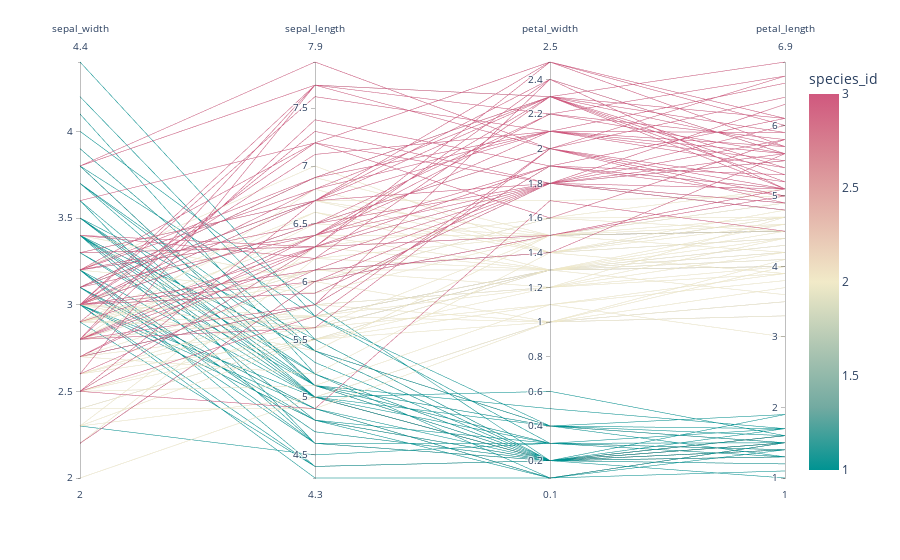

The notebook cell saved with this chart:
### Code cell
import plotly.express as px
df = px.data.iris()
fig = px.parallel_coordinates(df, color="species_id",
                              dimensions=['sepal_width', 'sepal_length', 'petal_width',
                                          'petal_length'],
                              color_continuous_scale=px.colors.diverging.Tealrose,
                              color_continuous_midpoint=2)
fig.show()

### Figure 1 — Plotly figure (JSON) as saved in the notebook; plotly's stock layout.template omitted (floating-point values rounded to 4 significant figures; data arrays with more than 128 entries replaced by an {"elided": "..."} marker saying what was removed)
{"data": [{"dimensions": [{"label": "sepal_width", "values": {"elided": "150 float values"}}, {"label": "sepal_length", "values": {"elided": "150 float values"}}, {"label": "petal_width", "values": {"elided": "150 float values"}}, {"label": "petal_length", "values": {"elided": "150 float values"}}], "domain": {"x": [0, 1], "y": [0, 1]}, "line": {"color": {"elided": "150 int values"}, "coloraxis": "coloraxis"}, "name": "", "type": "parcoords"}], "layout": {"coloraxis": {"cmid": 2, "colorbar": {"title": {"text": "species_id"}}, "colorscale": [[0, "rgb(0, 147, 146)"], [0.1667, "rgb(114, 170, 161)"], [0.3333, "rgb(177, 199, 179)"], [0.5, "rgb(241, 234, 200)"], [0.6667, "rgb(229, 185, 173)"], [0.8333, "rgb(217, 137, 148)"], [1, "rgb(208, 88, 126)"]]}, "legend": {"tracegroupgap": 0}, "margin": {"t": 60}}}
